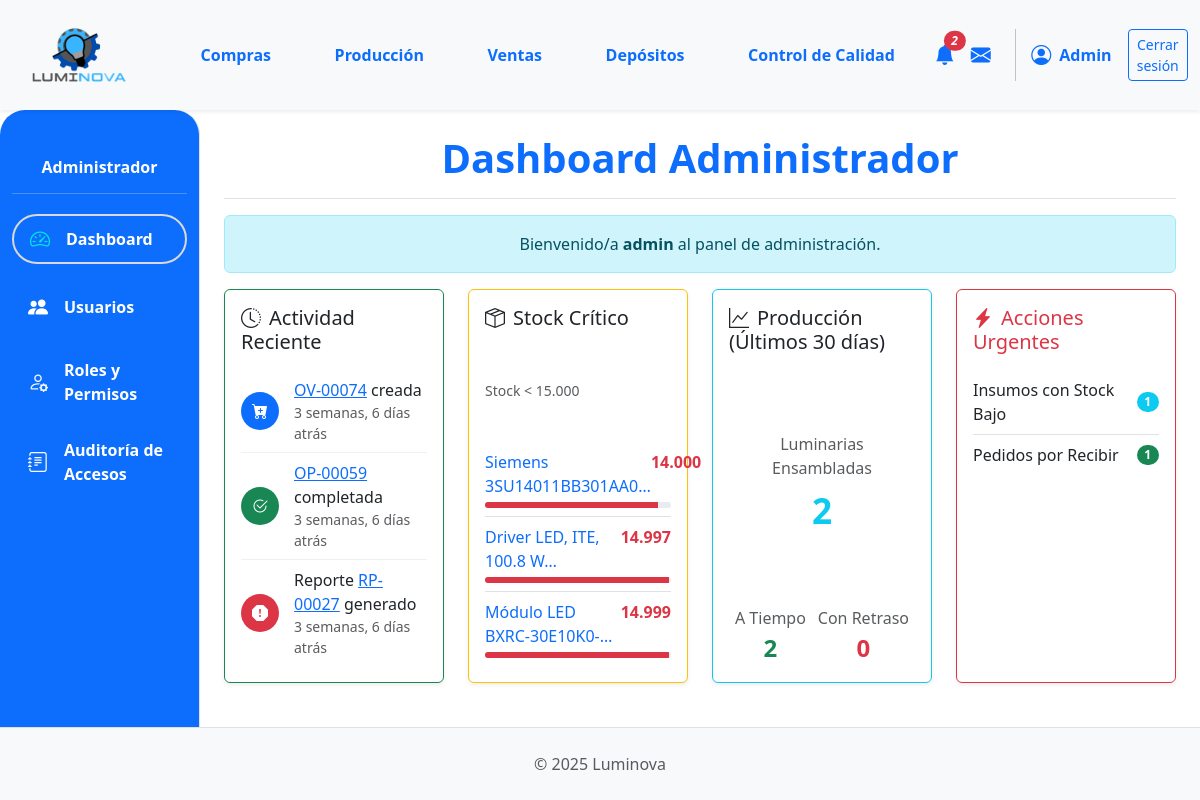
/dashboard/ (signed in), run on an earlier commit of the app's database.
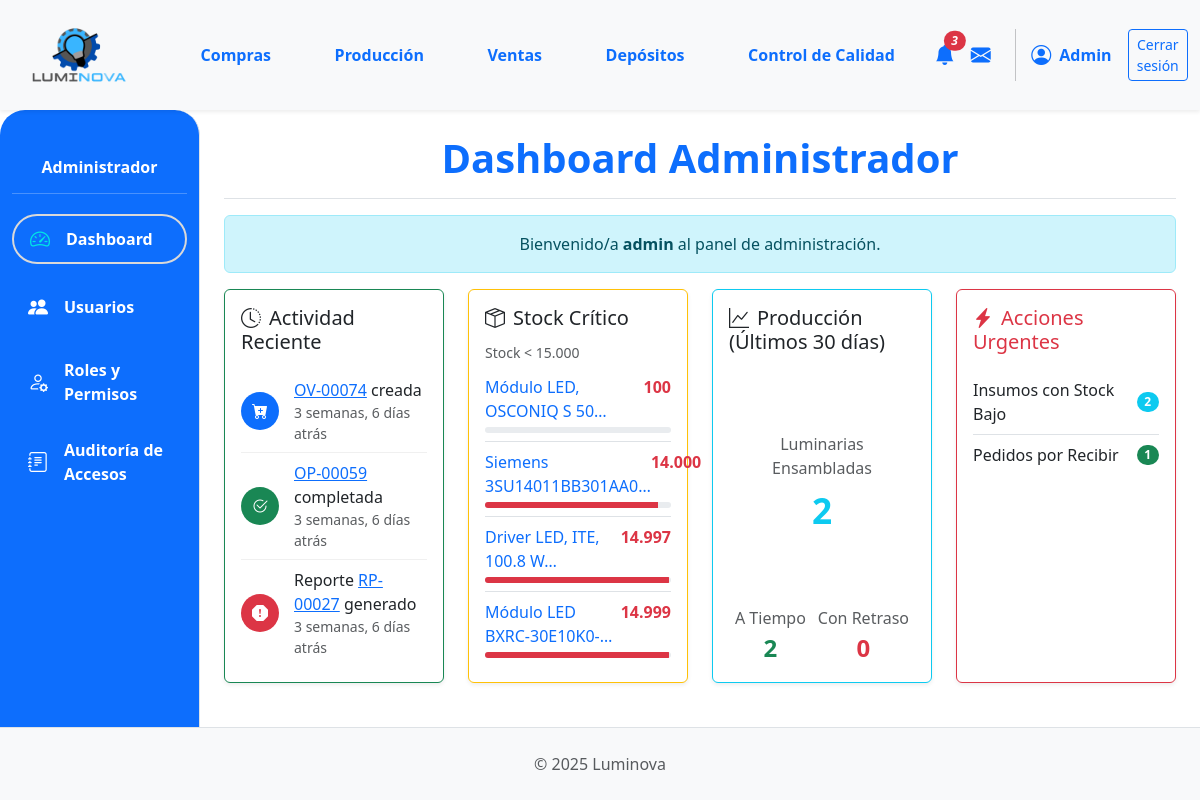
And on a later commit of the database.
### App_LUMINOVA/models.py (models this page shows, shortened)
class Insumo(models.Model):
    descripcion = models.CharField(max_length=255)
    categoria = models.ForeignKey(
        CategoriaInsumo, on_delete=models.PROTECT, related_name="insumos"
    )
    fabricante = models.ForeignKey(
        Fabricante,
        on_delete=models.SET_NULL,
        null=True,
        blank=True,
        related_name="insumos_fabricados",
    )
    imagen = models.ImageField(null=True, blank=True, upload_to="insumos/")
    stock = models.IntegerField(default=0)
    cantidad_en_pedido = models.PositiveIntegerField(
        default=0, verbose_name="Cantidad en Pedido", blank=True, null=True
    )
    deposito = models.ForeignKey(
        "Deposito",
        on_delete=models.PROTECT,
        related_name="insumos",
        null=True,
        blank=True,
        help_text="Depósito al que pertenece este insumo",
    )

### App_LUMINOVA/views_auth.py (the view)
# urls.py: path("dashboard/", dashboard_view, name="dashboard"),
@login_required
def dashboard_view(request):
    ops_con_problemas_reportados_count = (
        Reportes.objects.filter(resuelto=False, orden_produccion_asociada__isnull=False)
        .values("orden_produccion_asociada_id")
        .distinct()
        .count()
    )
    solicitudes_insumos_pendientes = OrdenProduccion.objects.filter(
        estado_op__nombre__iexact="Insumos Solicitados"
    ).count()
    ocs_para_aprobar = Orden.objects.filter(tipo="compra", estado="BORRADOR").count()
    UMBRAL_STOCK_BAJO = 15000
    insumos_criticos_query = Insumo.objects.filter(
        stock__lt=UMBRAL_STOCK_BAJO
    ).order_by("stock")[:5]
    insumos_criticos_con_porcentaje = []
    for insumo in insumos_criticos_query:
        porcentaje_stock = (
            int((insumo.stock / UMBRAL_STOCK_BAJO) * 100)
            if UMBRAL_STOCK_BAJO > 0
            else 0
        )
        insumos_criticos_con_porcentaje.append(
            {"insumo": insumo, "porcentaje_stock": min(100, porcentaje_stock)}
        )
    hace_30_dias = timezone.now() - timedelta(days=30)
    ops_completadas_recientemente = OrdenProduccion.objects.filter(
        estado_op__nombre__iexact="Completada", fecha_fin_real__gte=hace_30_dias
    )
    total_luminarias_ensambladas = (
        ops_completadas_recientemente.aggregate(total=Sum("cantidad_a_producir"))[
            "total"
        ]
        or 0
    )
    total_ops_completadas = ops_completadas_recientemente.count()
    ops_a_tiempo = ops_completadas_recientemente.filter(
        fecha_fin_real__date__lte=F("fecha_fin_planificada")
    ).count()
    ops_con_retraso = total_ops_completadas - ops_a_tiempo
    tasa_cumplimiento = (
        (ops_a_tiempo / total_ops_completadas * 100) if total_ops_completadas > 0 else 0
    )
    try:
        ultima_ov = OrdenVenta.objects.latest("fecha_creacion")
    except OrdenVenta.DoesNotExist:
        ultima_ov = None
    try:
        ultima_op_completada = OrdenProduccion.objects.filter(
            estado_op__nombre__iexact="Completada"
        ).latest("fecha_fin_real")
    except OrdenProduccion.DoesNotExist:
        ultima_op_completada = None
    try:
        ultimo_reporte = Reportes.objects.latest("fecha")
    except Reportes.DoesNotExist:
        ultimo_reporte = None
    context = {
        "ops_con_problemas_count": ops_con_problemas_reportados_count,
        "solicitudes_insumos_pendientes_count": solicitudes_insumos_pendientes,
        "ocs_para_aprobar_count": ocs_para_aprobar,
        "insumos_criticos_list": insumos_criticos_con_porcentaje,
        "umbral_stock_bajo": UMBRAL_STOCK_BAJO,
        "total_luminarias_ensambladas": total_luminarias_ensambladas,
        "ops_a_tiempo": ops_a_tiempo,
        "ops_con_retraso": ops_con_retraso,
        "tasa_cumplimiento": tasa_cumplimiento,
        "ultima_ov": ultima_ov,
        "ultima_op_completada": ultima_op_completada,
        "ultimo_reporte": ultimo_reporte,
    }
    return render(request, "admin/dashboard.html", context)

### App_LUMINOVA/context_processors.py (called while the page is built)
def puede_ver_deposito_sidebar(request):
    user = getattr(request, 'user', None)
    if not user or not user.is_authenticated:
        return {'puede_ver_deposito_sidebar': False}
    if user.is_superuser:
        return {'puede_ver_deposito_sidebar': True}
    tiene_depositos = UsuarioDeposito.objects.filter(usuario=user).exists()
    if user.groups.filter(name='Depósito').exists() and tiene_depositos:
        return {'puede_ver_deposito_sidebar': True}
    return {'puede_ver_deposito_sidebar': False}

### App_LUMINOVA/models.py (called while the page is built)
    @staticmethod
    def pedidos_por_deposito(deposito_id):
        return Orden.objects.filter(insumo_principal__deposito_id=deposito_id)

    @staticmethod
    def solicitudes_por_deposito(deposito_id):
        return OrdenProduccion.objects.filter(producto_a_producir__deposito_id=deposito_id)

### App_LUMINOVA/templates/admin/dashboard.html (shortened to what the changed rows need)
{% extends 'padre.html' %}
{% load humanize %}
{% block content %}
<div class="d-flex justify-content-between flex-wrap flex-md-nowrap align-items-center pb-2 mb-3 border-bottom flex-column">
    <h1 class="h1 fw-bold text-primary">Dashboard Administrador</h1>
</div>
<div class="row row-cols-1 row-cols-md-2 row-cols-xl-4 g-4 mb-4">
    <div class="col">
        <div class="card h-100 border-warning shadow-sm">
            <div class="card-body">
                <ul class="list-group list-group-flush">
                    {% for item_data in insumos_criticos_list %}
                    <li class="list-group-item px-0 py-2">
                        <a href="{% url 'App_LUMINOVA:compras_seleccionar_proveedor_para_insumo' item_data.insumo.id %}" class="text-decoration-none d-block" title="Iniciar compra para {{ item.insumo.descripcion }}">
                            <div class="d-flex justify-content-between">
                                <span>{{ item_data.insumo.descripcion|truncatechars:25 }}</span>
                                <span class="fw-bold text-danger">{{ item_data.insumo.stock|intcomma }}</span>
                            </div>
                            <div class="stock-progress-bar mt-1">
                                <div class="stock-progress" style="--stock-percent: {{ item_data.porcentaje_stock }}%;"></div>
                            </div>
                        </a>
                    </li>
                    {% empty %}
                    <li class="list-group-item px-0 text-success"><i class="bi bi-check-circle-fill"></i> No hay insumos críticos.</li>
                    {% endfor %}
                </ul>
            </div>
        </div>
    </div>
    <div class="col">
        <div class="card h-100 border-danger shadow-sm">
            <div class="card-body d-flex flex-column">
                <div class="list-group list-group-flush">
                    {% if total_notificaciones > 0 %}
                        {% if insumos_stock_bajo_count > 0 %}
                            <a href="{% url 'App_LUMINOVA:compras_desglose' %}" class="list-group-item list-group-item-action d-flex justify-content-between align-items-center px-0">
                                Insumos con Stock Bajo
                                <span class="badge bg-info rounded-pill">{{ insumos_stock_bajo_count }}</span>
                            </a>
                        {% endif %}
                    {% else %}
                        <div class="list-group-item text-success px-0">
                            <i class="bi bi-check-circle-fill me-2"></i>No hay acciones urgentes.
                        </div>
                    {% endif %}
                </div>
            </div>
        </div>
    </div>
</div>
{% endblock %}

### App_LUMINOVA/templates/shared/header.html (shortened to what this page needs)
{% load static %}
<header>
    <nav class="navbar navbar-expand-lg navbar-light bg-light shadow-sm p-0">
        <div class="container-fluid d-flex align-items-center">
            <div class="col-md-3 col-lg-1">
                <a class="navbar-brand d-flex align-items-center ms-3" href="{% url 'App_LUMINOVA:dashboard' %}">
                    <img src="{% static 'img/logo.png' %}" alt="Luminova Logo" height="100" width="100" class="d-inline-block align-text-top me-2">
                </a>
            </div>
            <div class="collapse navbar-collapse" id="navbarContent" style="padding-left: 5%;">
                <ul class="navbar-nav mb-2 mb-lg-0 d-flex justify-content-around w-100">
                    <li class="nav-item"><a class="nav-link text-primary fw-bold" href="{% url 'App_LUMINOVA:compras_lista_oc' %} ">Compras</a></li>
                    <li class="nav-item"><a class="nav-link text-primary fw-bold" href="{% url 'App_LUMINOVA:produccion_principal' %}">Producción</a></li>
                    <li class="nav-item"><a class="nav-link text-primary fw-bold" href="{% url 'App_LUMINOVA:ventas_lista_ov' %}">Ventas</a></li>
                    <li class="nav-item"><a class="nav-link text-primary fw-bold" href="{% url 'App_LUMINOVA:seleccionar_deposito' %}">Depósitos</a></li>
                    <li class="nav-item"><a class="nav-link text-primary fw-bold" href="{% url 'App_LUMINOVA:control_calidad_view' %}">Control de Calidad</a></li>
                </ul>
                <div class="navbar-nav ms-auto d-flex flex-row align-items-center">
                    {% if user.is_authenticated %}
                        <div class="nav-item dropdown">
                            <a class="nav-link px-2" href="#" role="button" data-bs-toggle="dropdown" aria-expanded="false" title="Notificaciones">
                                <i class="bi bi-bell-fill fs-5 position-relative text-primary">
                                    {% if total_notificaciones > 0 %}
                                    <span class="position-absolute top-0 start-100 translate-middle badge rounded-pill bg-danger" style="font-size: 0.6em;">{{ total_notificaciones }}</span>
                                    {% endif %}
                                </i>
                            </a>
                        </div>
                        <div class="nav-item">
                             <a class="nav-link px-2" href="#" title="Mensajes"><i class="bi bi-envelope-fill fs-5 text-primary"></i></a>
                        </div>
                        <div class="nav-item d-flex align-items-center">
                             <i class="bi bi-person-circle fs-5 text-primary"></i>
                             <span class="ms-2 fw-bold text-primary">{{ user.first_name|default:user.username|capfirst }}</span>
                        </div>
                        <div class="nav-item ms-3">
                            <a class="btn btn-outline-primary btn-sm" href="{% url 'App_LUMINOVA:logout' %}">Cerrar sesión</a>
                        </div>
                    {% endif %}
                </div>
            </div>
        </div>
    </nav>
</header>

What changed in the data, as far as the page shows it:
added Insumo: insumo.descripcion "Módulo LED, OSCONIQ S 50…", insumo.stock "100"
Also different on the page:
{{ total_notificaciones }}: "2" → "3"
{{ insumos_stock_bajo_count }}: "1" → "2"
